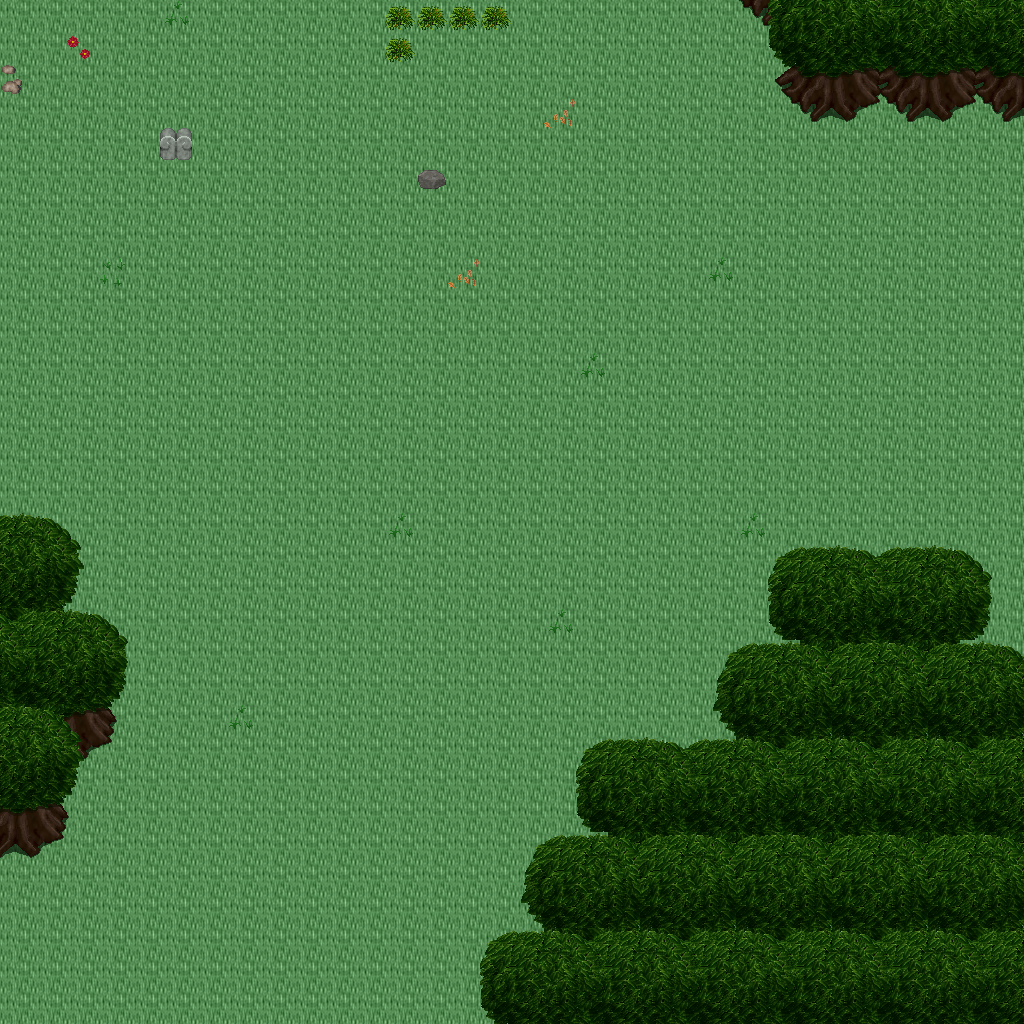

The image is a tile-based game level rendered from a .tmx file. Its description and source (layers, tilesets, objects; grid data summarised) follow:
An orthogonal 32x32 tile map with 32x32 px tiles, 5 tile layers (Ground, Objects, Objects2, Above, ...), 1 hidden layer not drawn, 32 tilesets.

<map version="1.10" tiledversion="1.11.0" orientation="orthogonal" renderorder="right-down" width="32" height="32" tilewidth="32" tileheight="32" infinite="0" nextlayerid="11" nextobjectid="1">
 <tileset firstgid="1" name="ground_ground" tilewidth="32" tileheight="32" tilecount="33" columns="3">
  <image source="../drawable/ground_ground.png" width="96" height="352" />
 </tileset>
 <tileset firstgid="34" name="building_decoration_floor_sparkle" tilewidth="32" tileheight="32" tilecount="18" columns="3">
  <image source="../drawable/building_decoration_floor_sparkle.png" width="96" height="192" />
 </tileset>
 <tileset firstgid="52" name="ground_ladder_steps" tilewidth="32" tileheight="32" tilecount="6" columns="3">
  <image source="../drawable/ground_ladder_steps.png" width="96" height="64" />
 </tileset>
 <tileset firstgid="58" name="plant_flower_daisy_yellow" tilewidth="32" tileheight="32" tilecount="8" columns="2">
  <image source="../drawable/plant_flower_daisy_yellow.png" width="64" height="128" />
 </tileset>
 <tileset firstgid="66" name="plant_flower_daisy_white" tilewidth="32" tileheight="32" tilecount="8" columns="2">
  <image source="../drawable/plant_flower_daisy_white.png" width="64" height="128" />
 </tileset>
 <tileset firstgid="74" name="plant_grasses" tilewidth="32" tileheight="32" tilecount="6" columns="3">
  <image source="../drawable/plant_grasses.png" width="96" height="64" />
 </tileset>
 <tileset firstgid="80" name="item_statue_green_stone" tilewidth="32" tileheight="32" tilecount="12" columns="4">
  <image source="../drawable/item_statue_green_stone.png" width="128" height="96" />
 </tileset>
 <tileset firstgid="92" name="plant_flower_daisy_red" tilewidth="32" tileheight="32" tilecount="8" columns="2">
  <image source="../drawable/plant_flower_daisy_red.png" width="64" height="128" />
 </tileset>
 <tileset firstgid="100" name="item_statue_skullpedestal" tilewidth="32" tileheight="32" tilecount="2" columns="1">
  <image source="../drawable/item_statue_skullpedestal.png" width="32" height="64" />
 </tileset>
 <tileset firstgid="102" name="plant_tree_tree_darkgreen" tilewidth="32" tileheight="32" tilecount="88" columns="8">
  <image source="../drawable/plant_tree_tree_darkgreen.png" width="256" height="352" />
 </tileset>
 <tileset firstgid="190" name="item_corpse_skull_pale" tilewidth="32" tileheight="32" tilecount="2" columns="2">
  <image source="../drawable/item_corpse_skull_pale.png" width="64" height="32" />
 </tileset>
 <tileset firstgid="192" name="plant_leaves" tilewidth="32" tileheight="32" tilecount="8" columns="4">
  <image source="../drawable/plant_leaves.png" width="128" height="64" />
 </tileset>
 <tileset firstgid="200" name="plant_bush_bushes" tilewidth="32" tileheight="32" tilecount="10" columns="5">
  <image source="../drawable/plant_bush_bushes.png" width="160" height="64" />
 </tileset>
 <tileset firstgid="210" name="building_decoration_rocks_2" tilewidth="32" tileheight="32" tilecount="2" columns="1">
  <image source="../drawable/building_decoration_rocks_2.png" width="32" height="64" />
 </tileset>
 <tileset firstgid="212" name="object_well" tilewidth="32" tileheight="32" tilecount="4" columns="2">
  <image source="../drawable/object_well.png" width="64" height="64" />
 </tileset>
 <tileset firstgid="216" name="plant_stump_stump_green" tilewidth="32" tileheight="32" tilecount="4" columns="2">
  <image source="../drawable/plant_stump_stump_green.png" width="64" height="64" />
 </tileset>
 <tileset firstgid="220" name="item_statue_green_stone_3" tilewidth="32" tileheight="32" tilecount="3" columns="1">
  <image source="../drawable/item_statue_green_stone_3.png" width="32" height="96" />
 </tileset>
 <tileset firstgid="223" name="ground_rock_pebbles" tilewidth="32" tileheight="32" tilecount="3" columns="1">
  <image source="../drawable/ground_rock_pebbles.png" width="32" height="96" />
 </tileset>
 <tileset firstgid="226" name="plant_vine" tilewidth="32" tileheight="32" tilecount="3" columns="1">
  <image source="../drawable/plant_vine.png" width="32" height="96" />
 </tileset>
 <tileset firstgid="229" name="plant_tree_tree_green" tilewidth="32" tileheight="32" tilecount="88" columns="8">
  <image source="../drawable/plant_tree_tree_green.png" width="256" height="352" />
 </tileset>
 <tileset firstgid="317" name="plant_stump_stump_purple" tilewidth="32" tileheight="32" tilecount="4" columns="2">
  <image source="../drawable/plant_stump_stump_purple.png" width="64" height="64" />
 </tileset>
 <tileset firstgid="321" name="building_decoration_rocks" tilewidth="32" tileheight="32" tilecount="6" columns="3">
  <image source="../drawable/building_decoration_rocks.png" width="96" height="64" />
 </tileset>
 <tileset firstgid="327" name="logic_creature_rodent" tilewidth="32" tileheight="32" tilecount="8" columns="8">
  <image source="../drawable/logic_creature_rodent.png" width="256" height="32" />
 </tileset>
 <tileset firstgid="335" name="logic_portal" tilewidth="32" tileheight="32" tilecount="24" columns="8">
  <image source="../drawable/logic_portal.png" width="256" height="96" />
 </tileset>
 <tileset firstgid="359" name="logic_creature_animal" tilewidth="32" tileheight="32" tilecount="32" columns="8">
  <image source="../drawable/logic_creature_animal.png" width="256" height="128" />
 </tileset>
 <tileset firstgid="391" name="logic_item_sheepfood" tilewidth="32" tileheight="32" tilecount="1" columns="1">
  <image source="../drawable/logic_item_sheepfood.png" width="32" height="32" />
 </tileset>
 <tileset firstgid="392" name="logic_item_resources" tilewidth="32" tileheight="32" tilecount="6" columns="6">
  <image source="../drawable/logic_item_resources.png" width="192" height="32" />
 </tileset>
 <tileset firstgid="398" name="logic_creature_gargoyle" tilewidth="32" tileheight="32" tilecount="4" columns="4">
  <image source="../drawable/logic_creature_gargoyle.png" width="128" height="32" />
 </tileset>
 <tileset firstgid="402" name="logic_collision" tilewidth="32" tileheight="32" tilecount="1" columns="1">
  <image source="../drawable/logic_collision.png" width="32" height="32" />
 </tileset>
 <tileset firstgid="403" name="logic_protection" tilewidth="32" tileheight="32" tilecount="2" columns="2">
  <image source="../drawable/logic_protection.png" width="64" height="32" />
 </tileset>
 <tileset firstgid="405" name="ground_grass_2" tilewidth="32" tileheight="32" tilecount="21" columns="3">
  <image source="../drawable/ground_grass_2.png" width="96" height="224" />
 </tileset>
 <tileset firstgid="426" name="logic_creature_reptile" tilewidth="32" tileheight="32" tilecount="7" columns="7">
  <image source="../drawable/logic_creature_reptile.png" width="224" height="32" />
 </tileset>
 <layer id="1" name="Ground" width="32" height="32">
  <data>[1024 cells, 1024 non-empty, 1 distinct tile ids]</data>
 </layer>
 <layer id="2" name="Objects" width="32" height="32">
  <data>[1024 cells, 9 non-empty, 3 distinct tile ids]</data>
 </layer>
 <layer id="3" name="Objects2" width="32" height="32">
  <data>[1024 cells, 37 non-empty, 21 distinct tile ids]</data>
 </layer>
 <layer id="4" name="Above" width="32" height="32">
  <data>[1024 cells, 238 non-empty, 43 distinct tile ids]</data>
 </layer>
 <layer id="5" name="Above2" width="32" height="32">
  <data>[1024 cells, 0 non-empty, 0 distinct tile ids]</data>
 </layer>
 <layer id="6" name="Walkable" width="32" height="32" visible="0">
  <data>[1024 cells, 223 non-empty, 1 distinct tile ids]</data>
 </layer>
 <objectgroup id="7" name="Mapevents" />
 <objectgroup id="8" name="Spawn" />
 <objectgroup id="9" name="Keys" />
 <objectgroup id="10" name="Replace" />
</map>
